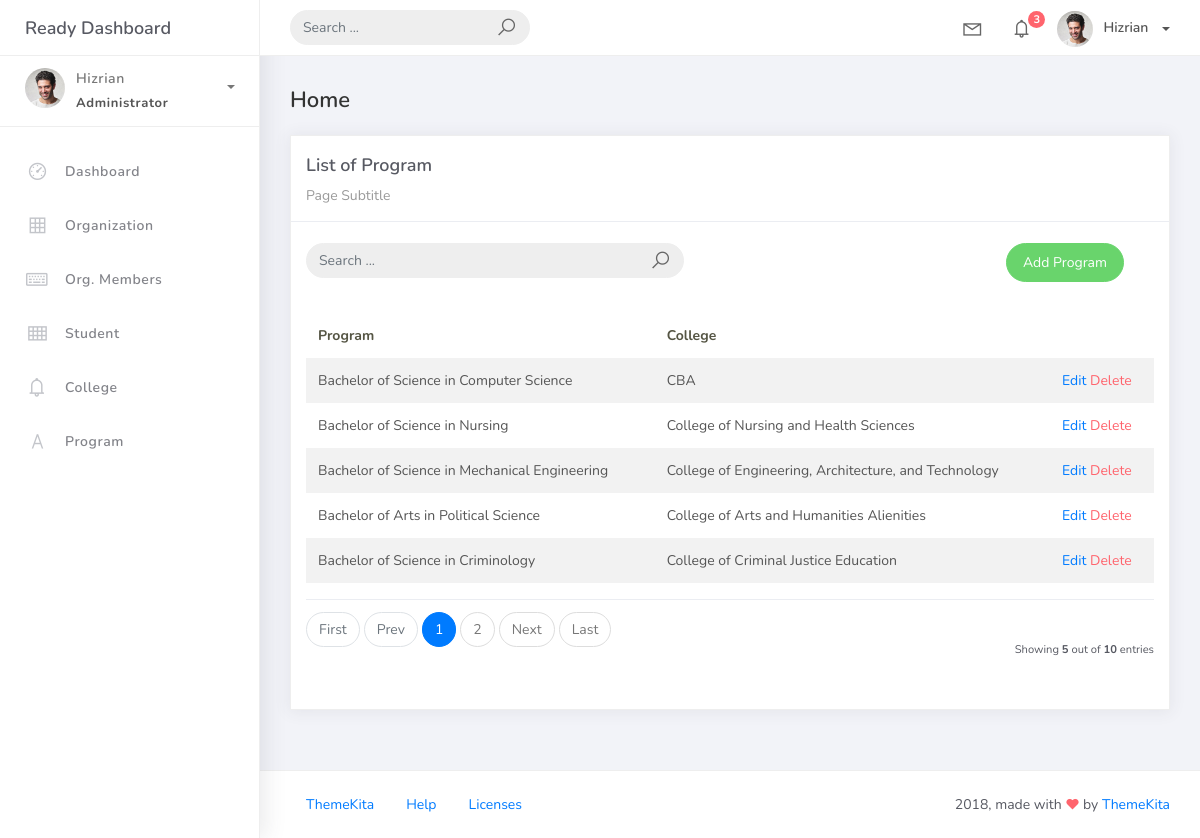
The page /program_list on the database as committed earlier.
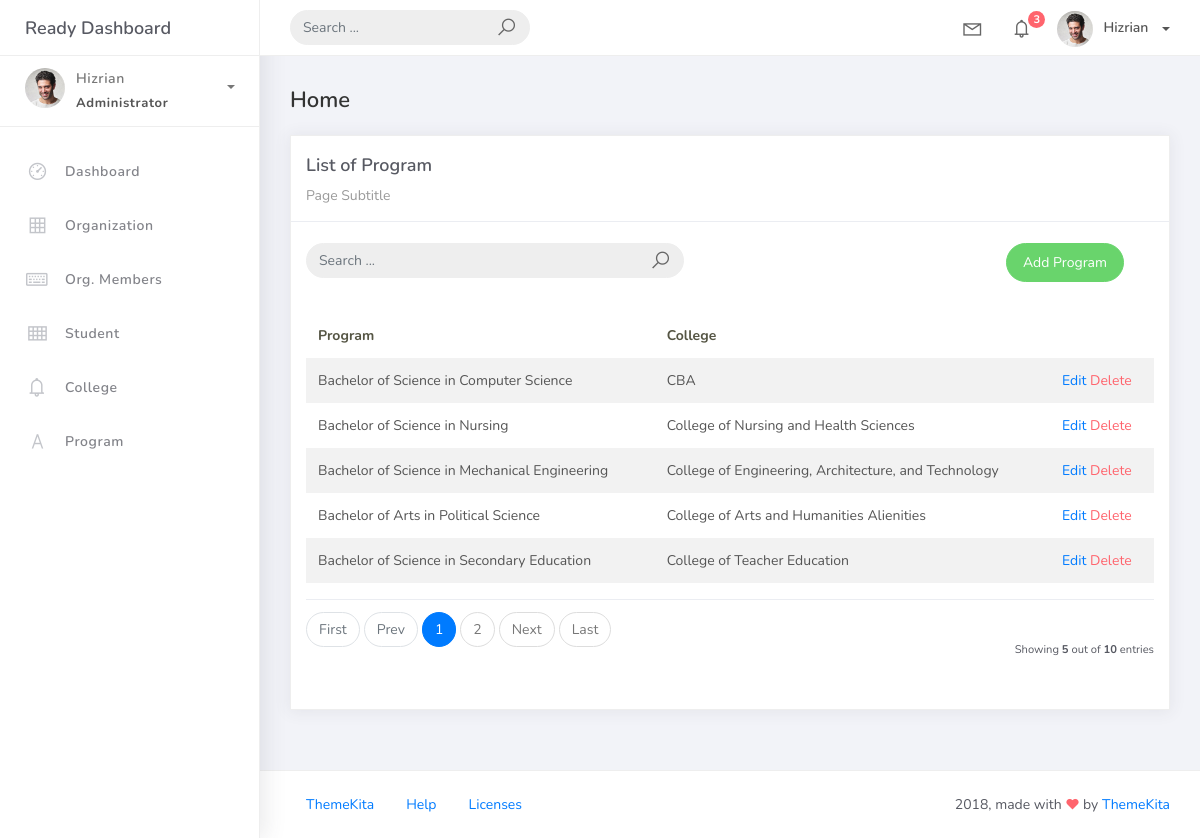
The same page on the database as committed later.
### studentorg/models.py (models this page shows, shortened)
class BaseModel(models.Model):
    created_at = models.DateTimeField(auto_now_add=True, db_index=True)
    updated_at = models.DateTimeField(auto_now=True)
    class Meta:
        abstract = True

class Program(BaseModel):
    prog_name = models.CharField("Program", max_length=150)
    college = models.ForeignKey(College, on_delete=models.CASCADE)

class College(BaseModel):
    college_name = models.CharField(max_length=150)
    def __str__(self):
        return self.college_name

### studentorg/views.py (the view)
# urls.py: path('program_list', ProgramList.as_view(), name='program-list'),
class ProgramList(ListView):
    model = Program
    context_object_name = 'program'
    template_name = 'program_list.html'
    paginate_by = 5

### templates/program_list.html
{% extends 'base.html' %}
{% load static %}
{% block content %}
<div class="content">
   <div class="container-fluid">
     <h4 class="page-title">Home</h4>
     <div class="row">
       <div class="col-md-12">
         <div class="card">
           <div class="card-header">
             <div class="card-title">List of Program</div>
             <div class="card-category">Page Subtitle</div>
           </div>
           <br />
<div class="col-md-12 row">
 <div class="col-md-6">
  <form class="navbar-left navbar-form nav-search mr-md-3" action="">
          <div class="input-group">
           <input type="text" placeholder="Search ..." class="form-control" />
           <div class="input-group-append">
           <span class="input-group-text">
            <i class="la la-search search-icon"></i>
           </span>
           </div>
          </div>
         </form>
        </div>
        <div class="col-md-6">
         <div class="pull-right">
    <a href="{% url 'program-add' %}" class="btn btn-success btn-rounded">Add
Program</a>
         </div>
 </div>
</div>
           <div class="card-body">
             <table class="table table-striped mt-3">
               <thead>
                 <tr>
                   <th scope="col">Program</th>
                   <th scope="col">College</th>
                 </tr>
               </thead>
               <tbody>
                 {% for object in object_list %}
                 <tr>
                   <td>{{ object.prog_name }}</td>
                   <td>{{ object.college }}</td>
                   <td>
                    <a href="program_list/{{ object.id }}">Edit</a>
                    <a href="program_list/{{ object.id }}/delete" class="text-danger">Delete</a>
                   </td>
</tr>
{% empty %}
<tr>
 <td colspan="4" style="text-align: center">
  <p class="text-sm font-weight-bold mb-0">No Records Found</p>
 </td>
                 </tr>
                 {% endfor %}
               </tbody>
             </table>
             {% include 'includes/pagination.html' %}
           </div>
         </div>
       </div>
     </div>
   </div>
</div>
{% endblock %}

Rows that differ between the two databases and show on the page:
removed Program: prog_name "Bachelor of Science in Criminology", college "College of Criminal Justice Education"
now on this page (row unchanged): Program: prog_name "Bachelor of Science in Secondary Education", college "College of Teacher Education"
